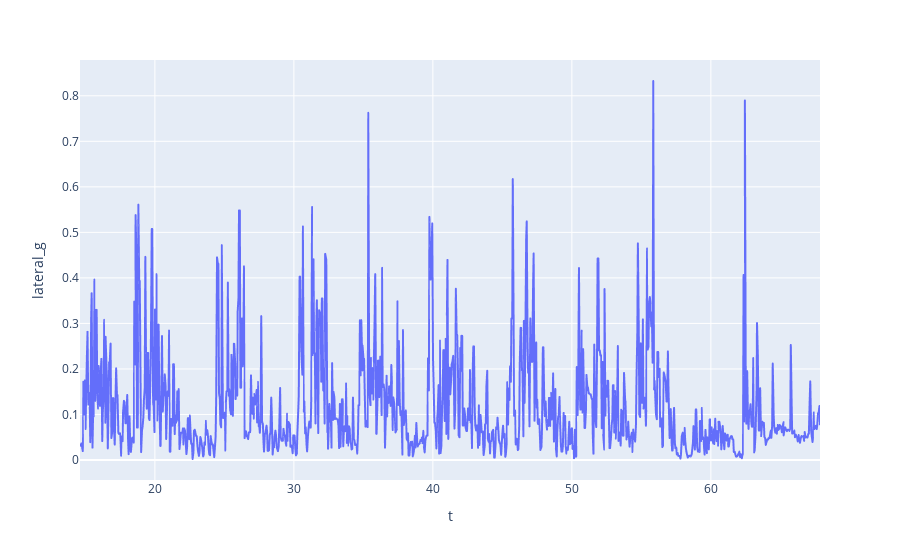

This figure's notebook cell:
### Code cell
px.line(df,x="t",y="lateral_g")

### Figure 1 — Plotly figure (JSON) as saved in the notebook; plotly's stock layout.template omitted (floating-point values rounded to 4 significant figures; data arrays with more than 128 entries replaced by an {"elided": "..."} marker saying what was removed)
{"data": [{"hovertemplate": "t=%{x}<br>lateral_g=%{y}<extra></extra>", "legendgroup": "", "line": {"color": "#636efa", "dash": "solid"}, "marker": {"symbol": "circle"}, "mode": "lines", "name": "", "showlegend": false, "type": "scattergl", "x": {"elided": "1066 float values"}, "xaxis": "x", "y": {"elided": "1066 float values"}, "yaxis": "y"}], "layout": {"legend": {"tracegroupgap": 0}, "margin": {"t": 60}, "xaxis": {"anchor": "y", "domain": [0, 1], "title": {"text": "t"}}, "yaxis": {"anchor": "x", "domain": [0, 1], "title": {"text": "lateral_g"}}}}
